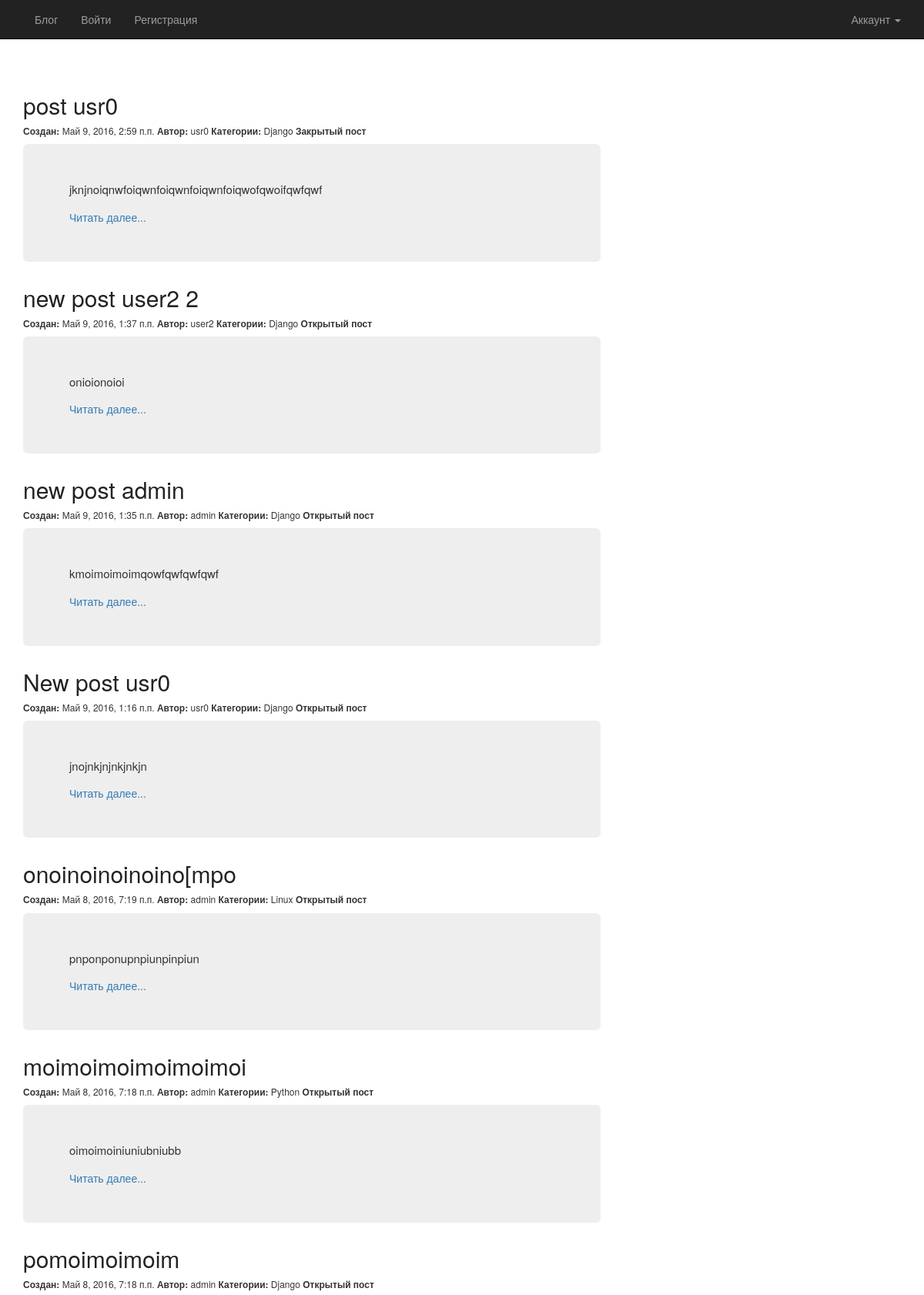
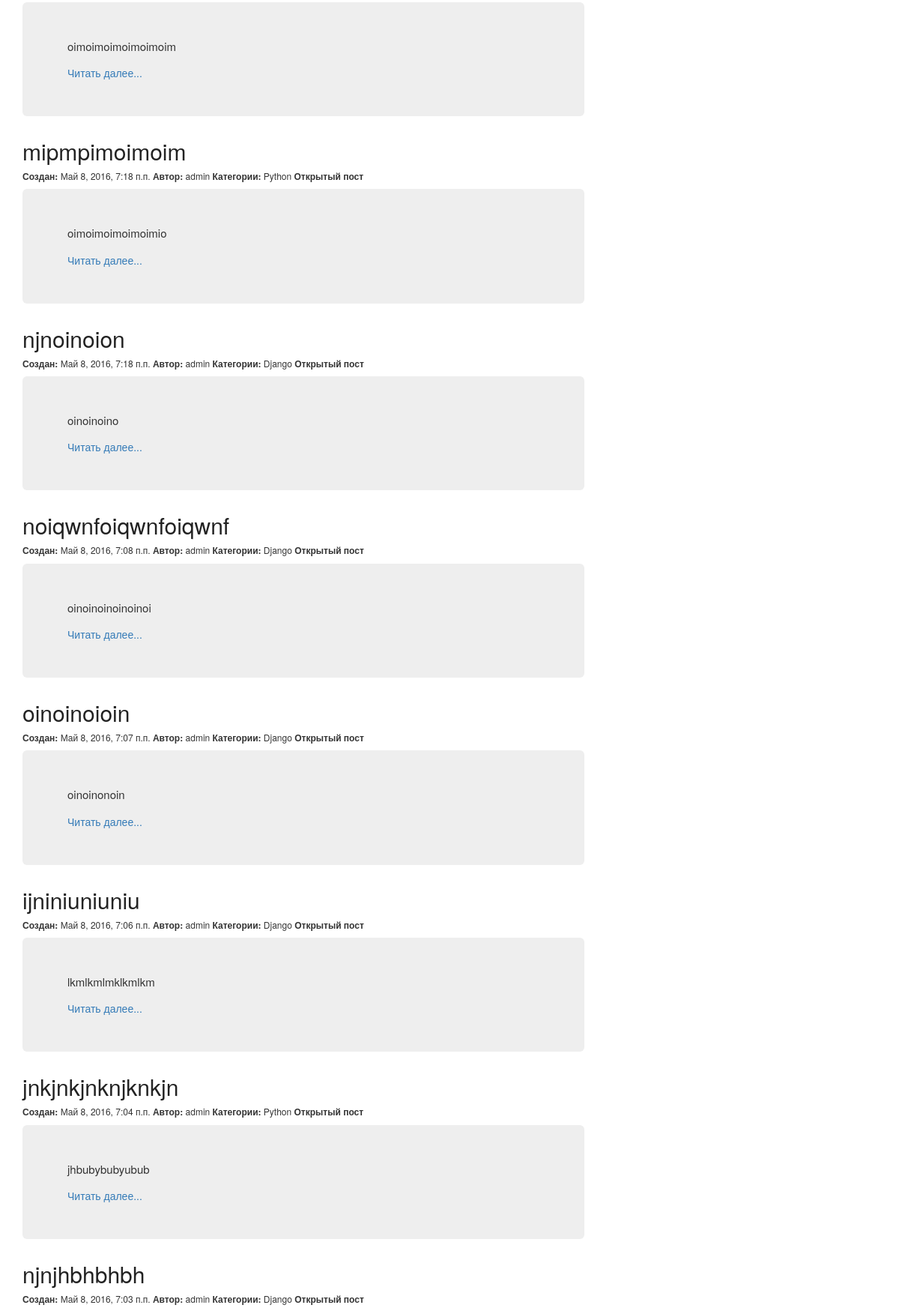
The page / (upper part) on the database its author committed (2 pictures, top to bottom).
### blog/models.py (models this page shows, shortened)
class Article(models.Model):
    article_title = models.CharField(max_length=100)
    article_text = models.TextField()
    article_date_create = models.DateTimeField(default=timezone.now)
    article_date_modify = models.DateTimeField(default=timezone.now)
    article_access = models.BooleanField(default=True)
    article_autor = models.ForeignKey(User)
    article_tag = models.ManyToManyField(Tags)
    article_count = models.ManyToManyField('CountArticle')

class Tags(models.Model):
    tags_name = models.CharField(max_length=50)
    def __str__(self):
        return self.tags_name

### blog/views.py (the view)
# urls.py: url(r'^$', views.HomeView.as_view(), name='home'),
class HomeView(generic.ListView):
    template_name = 'blog/home.html'
    context_object_name = 'post_blog'
    def get_queryset(self):
        return Article.objects.order_by('-article_date_create').all()

### blog/context_processors.py (called while the page is built, shortened)
def total_count(request):
    return {}

### blog/templates/blog/home.html (shortened to what this page needs)
{% load staticfiles %}
<!DOCTYPE html>
<html lang="ru">
<head>
    {% block load_css %}
      <link href="{% static 'blog/css/bootstrap.css' %}" rel="stylesheet">
      <link rel="stylesheet" type="text/css" href="{% static 'blog/style.css' %}">
    {% endblock load_css %}
</head>
<body>
  {% block header %}
    <div class="container-fluit">
      <div class="row">
        <div class="navbar navbar-inverse navbar-fixed-top">
          <div class="container">
            <ul class="nav navbar-nav navbar-right">
              <li class="dropdown">
                <a class="dropdown-toggle" data-toggle="dropdown" role="button" aria-expanded="false">Аккаунт <span class="caret"></span></a>
              </li>
            </ul>
            <div class="collapse navbar-collapse">
              <ul class="nav navbar-nav">
                <li><a href="{% url 'blog:home' %}">Блог</a></li>
                {% if request.user.is_authenticated %}
                  <li><a href="{% url 'blog:edit' %}">Мои посты</a></li>
                  <li><a href="{% url 'blog:newpost' %}">Новый пост</a></li>
                  <li><a href="{% url 'blog:logout' %}">Выйти</a></li>
                {% else %}
                  <li><a href="{% url 'blog:login' %}">Войти</a></li>
                  <li><a href="{% url 'blog:reg' %}">Регистрация</a></li>
                {% endif %}
              </ul>
            </div>
          </div>
        </div>
      </div>
    </div>
  {% endblock header %}
  {% block post %}
    {% if post_blog %}
      <div class="container blog-post">
        <div class="row">
          <div class="col-lg-8 col-md-8">
            {% for x in post_blog %}
              <div>
                <h2 class="article-title">
                  <a class="article-title" href="{% url 'blog:full' x.id %}"> {{ x.article_title }} </a>
                </h2>
              </div>
              <h6>
                <b>Создан:</b> {{ x.article_date_create }}
                <b>Автор:</b> {{ x.article_autor }}
                <b>Категории:</b>
                {% for tag in x.article_tag.all %}
                  {{ tag }}
                {% endfor %}
                {% if x.article_access %}
                  <b>Открытый пост</b>
                {% else %}
                  <b>Закрытый пост</b>
                {% endif %}
              </h6>
              <div class="jumbotron">
                <p class="text-justify">
                  {{ x.article_text|linebreaksbr|urlize|truncatewords_html:20 }}
                </p>
                <a href="{% url 'blog:full' x.id %}">Читать далее...</a>
              </div>
            {% endfor %}
          </div>
        </div>
      </div>
    {% endif %}
  {% endblock post %}
</body>
</html>

### blog/static/blog/style.css (style rules this page uses)
body { margin-top: 100px; }
.article-title a, .article-title a:visited { color: #222222; text-decoration: none; }
p.text-justify { font-size: 15px; }

### rows shown on the page
Article: article_title "post usr0", article_date_create "Май 9, 2016, 2:59 п.п.", article_autor "usr0", article_access "Закрытый пост", article_text "jknjnoiqnwfoiqwnfoiqwnfoiqwnfoiqwofqwoifqwfqwf"
Tags: tags_name "Django"
Article: article_title "new post user2 2", article_date_create "Май 9, 2016, 1:37 п.п.", article_autor "user2", article_access "Открытый пост", article_text "onioionoioi"
Article: article_title "new post admin", article_date_create "Май 9, 2016, 1:35 п.п.", article_autor "admin", article_access "Открытый пост", article_text "kmoimoimoimqowfqwfqwfqwf"
Article: article_title "New post usr0", article_date_create "Май 9, 2016, 1:16 п.п.", article_autor "usr0", article_access "Открытый пост", article_text "jnojnkjnjnkjnkjn"
Article: article_title "onoinoinoinoino[mpo", article_date_create "Май 8, 2016, 7:19 п.п.", article_autor "admin", article_access "Открытый пост", article_text "pnponponupnpiunpinpiun"
Tags: tags_name "Linux"
Article: article_title "moimoimoimoimoimoi", article_date_create "Май 8, 2016, 7:18 п.п.", article_autor "admin", article_access "Открытый пост", article_text "oimoimoiniuniubniubb"
Tags: tags_name "Python"
Article: article_title "pomoimoimoim", article_date_create "Май 8, 2016, 7:18 п.п.", article_autor "admin", article_access "Открытый пост", article_text "oimoimoimoimoimoim"
Article: article_title "mipmpimoimoim", article_date_create "Май 8, 2016, 7:18 п.п.", article_autor "admin", article_access "Открытый пост", article_text "oimoimoimoimoimio"
Article: article_title "njnoinoion", article_date_create "Май 8, 2016, 7:18 п.п.", article_autor "admin", article_access "Открытый пост", article_text "oinoinoino"
Article: article_title "noiqwnfoiqwnfoiqwnf", article_date_create "Май 8, 2016, 7:08 п.п.", article_autor "admin", article_access "Открытый пост", article_text "oinoinoinoinoinoi"
Article: article_title "oinoinoioin", article_date_create "Май 8, 2016, 7:07 п.п.", article_autor "admin", article_access "Открытый пост", article_text "oinoinonoin"
Article: article_title "ijniniuniuniu", article_date_create "Май 8, 2016, 7:06 п.п.", article_autor "admin", article_access "Открытый пост", article_text "lkmlkmlmklkmlkm"
Article: article_title "jnkjnkjnknjknkjn", article_date_create "Май 8, 2016, 7:04 п.п.", article_autor "admin", article_access "Открытый пост", article_text "jhbubybubyubub"
Article: article_title "njnjhbhbhbh", article_date_create "Май 8, 2016, 7:03 п.п.", article_autor "admin", article_access "Открытый пост"
